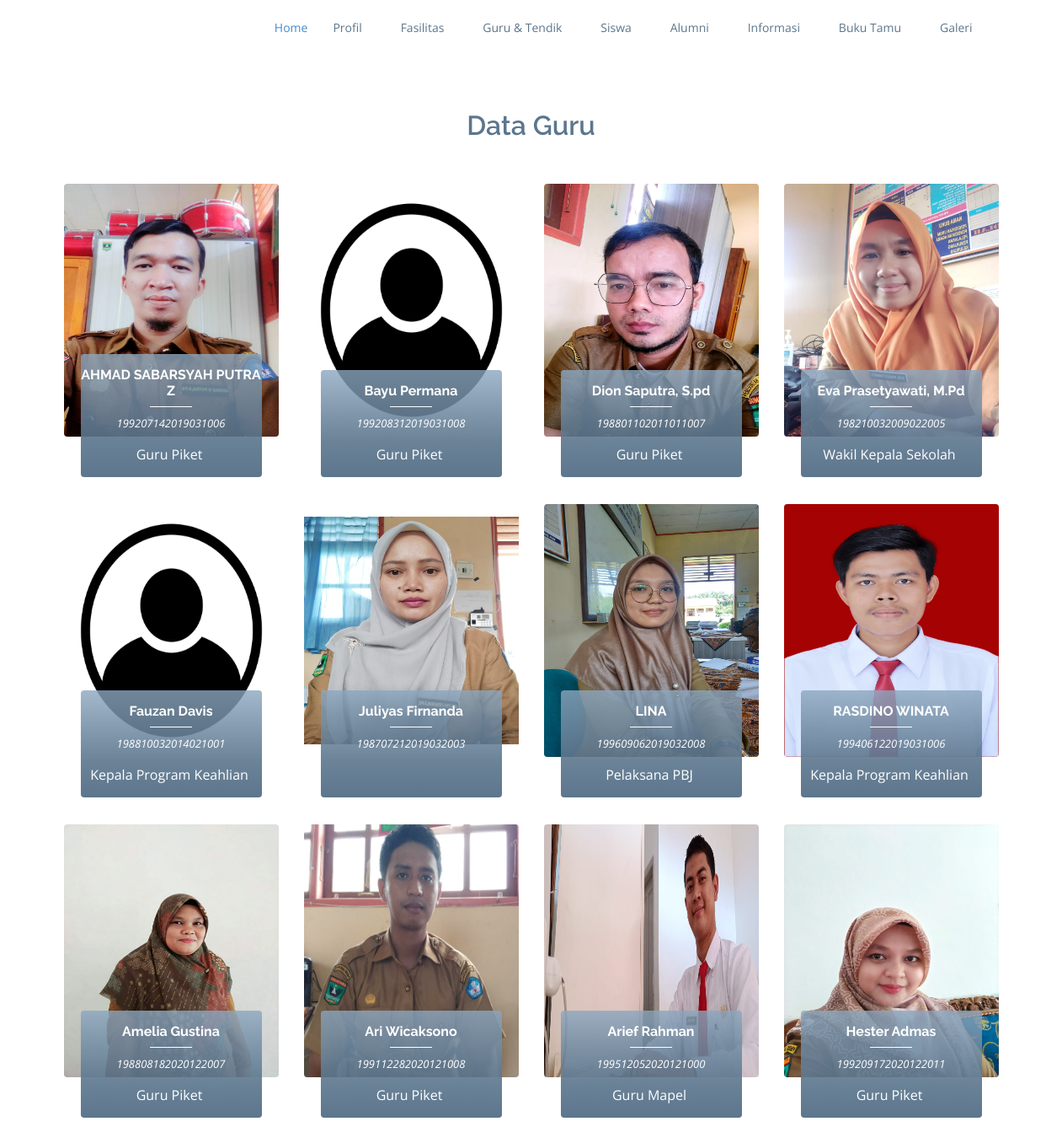
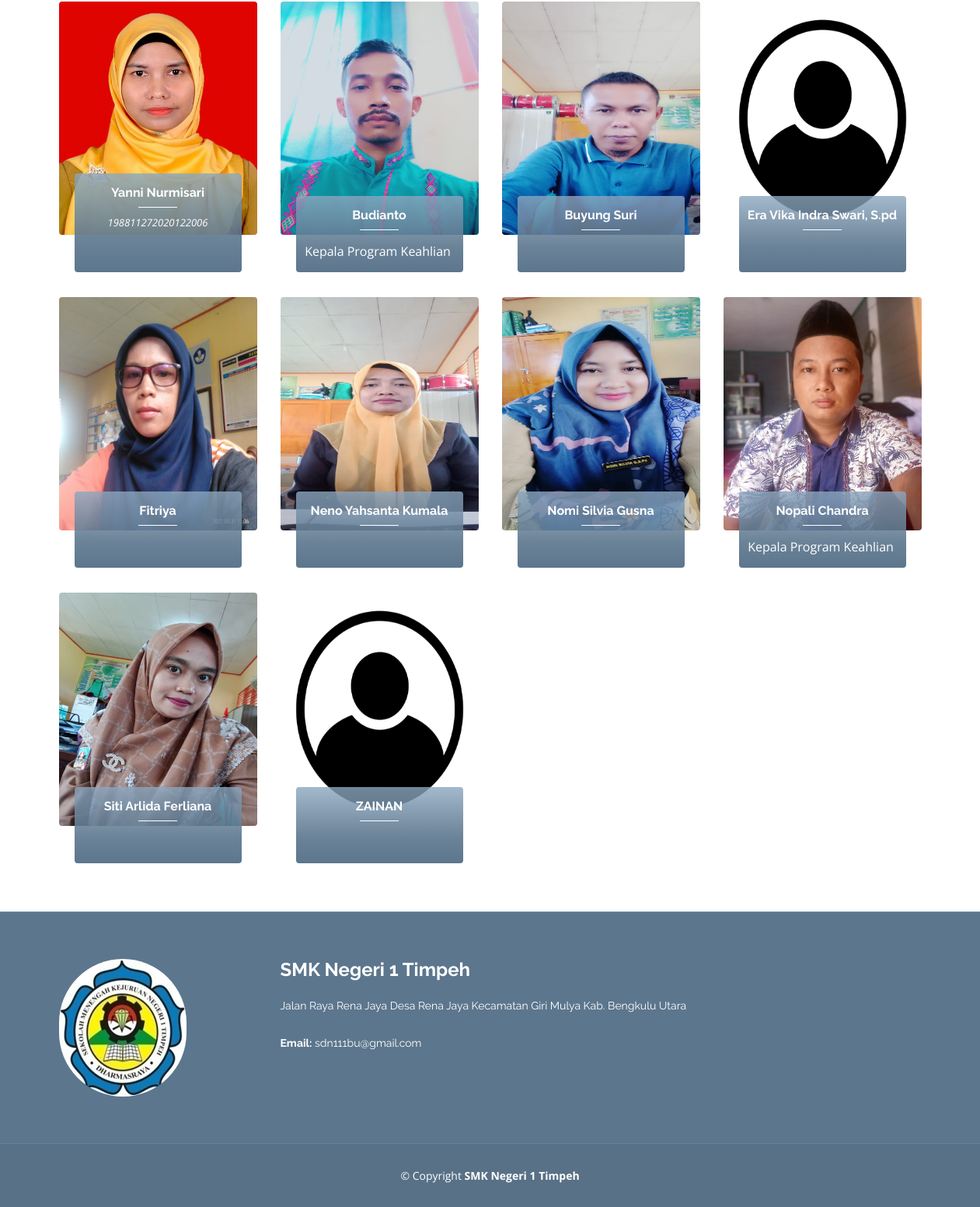
Screenshot of /?page=guru with the database file from the repository (2 pictures, top to bottom).
### tables this page shows
CREATE TABLE IF NOT EXISTS `tb_guru` (
  `id_guru` int(11) NOT NULL AUTO_INCREMENT,
  `nip` varchar(50) NOT NULL,
  `nama_guru` varchar(50) NOT NULL,
  `foto` varchar(255) NOT NULL,
  `tgl_lahir` date NOT NULL,
  `tempat_lahir` varchar(50) NOT NULL,
  `jk` varchar(50) NOT NULL,
  `nohp` varchar(50) NOT NULL,
  `email` varchar(128) NOT NULL,
  `jabatan` varchar(50) NOT NULL,
  `golongan` varchar(50) NOT NULL,
  `nuptk` varchar(50) NOT NULL,
  PRIMARY KEY (`id_guru`)
);

CREATE TABLE IF NOT EXISTS `tb_sekolah` (
  `id_sekolah` int(11) NOT NULL AUTO_INCREMENT,
  `nama_sekolah` varchar(50) NOT NULL,
  `visi` longtext NOT NULL,
  `misi` longtext NOT NULL,
  `sejarah_sekolah` longtext NOT NULL,
  `kata_sambutan` longtext NOT NULL,
  `foto_logo` varchar(255) NOT NULL,
  `foto_struktur` varchar(255) NOT NULL,
  `peta_sekolah` varchar(255) NOT NULL,
  `lokasi_sekolah` varchar(255) NOT NULL,
  `foto_utama` varchar(255) NOT NULL,
  PRIMARY KEY (`id_sekolah`)
);

### data/guru/hal_guru.php (the view)
<section id="guru" class="team">
    <div class="container">
        <div class="section-title">
            <h2>Data Guru</h2>
        </div>
        <div class="row">
            <?php
            $sql = mysqli_query($koneksi, "SELECT * FROM tb_guru");
            foreach ($sql as $d) { ?>
                <a href="?page=guru&act=detail&id=<?= $d['id_guru'] ?>">
                    <div class="col-xl-3 col-lg-4 col-md-6" data-aos="fade-up">
                        <div class="member">
                            <div class="pic">
                                <?php
                                if ($d['foto'] == '') {
                                ?>
                                    <img src="assets/sumber/img/guru/user.png" class="img-fluid" style="width:300px;height:300px;" alt="">
                                <?php
                                } else {
                                ?>
                                    <img src="assets/sumber/img/guru/<?= $d['foto'] ?>" class="img-fluid" style="width:300px;height:300px;" alt="">
                                <?php
                                }
                                ?>
                            </div>
                            <div class="member-info">
                                <h4><?= $d['nama_guru'] ?></h4>
                                <span> <?= $d['nip'] ?></span>
                                <div class="social">
                                    <a href=""> <?= $d['jabatan'] ?><i class=""></i></a>
                                </div>
                            </div>
                        </div>
                    </div>
                </a>
            <?php } ?>
        </div>
    </div>
</section>

### index.php (shortened to what this page needs)
<?php
include 'config/koneksi.php';
$oke = mysqli_query($koneksi, "SELECT * FROM tb_sekolah");
$oke1 = mysqli_fetch_array($oke);
?>
<!DOCTYPE html>
<html lang="en">
<head>
  <link href="assets/assets1/vendor/bootstrap/css/bootstrap.min.css" rel="stylesheet">
  <link href="assets/assets1/vendor/icofont/icofont.min.css" rel="stylesheet">
  <link href="assets/assets1/vendor/boxicons/css/boxicons.min.css" rel="stylesheet">
  <link href="assets/assets1/vendor/animate.css/animate.min.css" rel="stylesheet">
  <link href="assets/assets1/vendor/venobox/venobox.css" rel="stylesheet">
  <link href="assets/assets1/vendor/owl.carousel/assets/owl.carousel.min.css" rel="stylesheet">
  <link href="assets/assets1/vendor/aos/aos.css" rel="stylesheet">
  <link href="assets/assets1/css/style.css" rel="stylesheet">
  <link href="assets/assets2/vendor/datatables/dataTables.bootstrap4.min.css" rel="stylesheet">
</head>
<body>
  <header id="header">
    <div class="container">
      <nav class="nav-menu float-right d-none d-lg-block">
        <ul>
          <li class="active"><a href="index.php">Home</a></li>
          <li class="drop-down"><a href="">Profil</a>
          </li>
          <li class="drop-down"><a href="">Fasilitas</a>
          </li>
          <li class="drop-down"><a href="">Guru & Tendik</a>
          </li>
          <li class="drop-down"><a href="">Siswa</a>
          </li>
          <li class="drop-down"><a href="">Alumni</a>
          </li>
          <li class="drop-down"><a href="">Informasi</a>
          </li>
          <li class="drop-down"><a href="">Buku Tamu</a>
          </li>
          <li class="drop-down"><a href="">Galeri</a>
          </li>
        </ul>
      </nav>
    </div>
  </header>
  <main id="main">
    <?php
    $page = @$_GET['page'];
    $act = @$_GET['act'];
    if ($page == 'guru') {
      if ($act == '') {
        include 'data/guru/hal_guru.php';
      } elseif ($act == 'detail') {
        include 'data/guru/detail_guru.php';
      }
    } elseif ($page == 'tendik') {
      if ($act == '') {
        include 'data/tendik/hal_tendik.php';
      } elseif ($act == 'detail') {
        include 'data/tendik/detail_tendik.php';
      }
    } elseif ($page == 'galery') {
      if ($act == '') {
        include 'data/gallery/hal_gallery.php';
      } elseif ($act == 'video') {
        include 'data/gallery/hal_galleryvideo.php';
      }
    } elseif ($page == 'bukutamu') {
      if ($act == '') {
        include 'data/buku tamu/add_bukutamu.php';
      } elseif ($act == 'hal') {
        include 'data/buku tamu/hal_bukutamu.php';
      }
    } elseif ($page == 'siswa') {
      if ($act == '') {
        include 'data/siswa/hal_siswa.php';
      } elseif ($act == 'list') {
        include 'data/siswa/detail_siswa.php';
      }
    } elseif ($page == 'alumni') {
      if ($act == '') {
        include 'data/alumni/hal_alumni.php';
      } elseif ($act == 'list') {
        include 'data/alumni/detail_alumni.php';
      }
    } elseif ($page == 'programkeahlian') {
      if ($act == '') {
        include 'data/programkeahlian/hal_programkeahlian.php';
      } elseif ($act == 'detail') {
        include 'data/programkeahlian/detail_programkeahlian.php';
      }
    } elseif ($page == 'ekstrakurikuler') {
      if ($act == '') {
        include 'data/ekstrakurikuler/hal_ekstrakurikuler.php';
      }
    } elseif ($page == 'prestasi') {
      if ($act == '') {
        include 'data/prestasi/hal_prestasi.php';
      } elseif ($act == 'detail') {
        include 'data/prestasi/detail_prestasi.php';
      }
    } elseif ($page == 'login') {
      if ($act == '') {
        include 'login.php';
      }
    } elseif ($page == '') {
      include 'home.php';
    } else {
      echo "<b>404!</b> Tidak ada halaman !";
    }
    ?>
  </main>
  <footer id="footer">
    <div class="footer-top">
      <div class="container">
        <div class="row">
          <div class="col-lg-3 col-md-6 footer-info">
            <img src="assets/sumber/img/app/<?= $oke1['foto_logo'] ?>" alt="" class="rounded-pill">
          </div>
          <div class="col-lg-8 col-md-6 footer-info">
            <h3><?= $oke1['nama_sekolah'] ?></h3>
            <p>
              Jalan Raya Rena Jaya Desa Rena Jaya Kecamatan Giri Mulya Kab. Bengkulu Utara<br>
              <br>
              <strong>Email:</strong> sdn111bu@gmail.com<br>
            </p>
          </div>
        </div>
      </div>
    </div>
    <div class="container">
      <div class="copyright">
        &copy; Copyright <strong><span><?= $oke1['nama_sekolah'] ?></span></strong>
      </div>
    </div>
  </footer>
</body>
</html>

### assets/assets1/css/style.css (style rules this page uses)
body { font-family: "Open Sans", sans-serif; color: #444; }
a { color: #428bca; }
h1, h2, h3, h4, h5, h6, .font-primary { font-family: "Raleway", sans-serif; }
#header { height: 70px; transition: all 0.5s; transition: all 0.5s; padding: 10px 0; background: #fff; z-index: 997; }
.nav-menu, .nav-menu * { margin: 0; padding: 0; list-style: none; }
.nav-menu > ul > li { position: relative; white-space: nowrap; float: left; }
.nav-menu a { display: block; position: relative; color: #5c768d; padding: 12px 15px; transition: 0.3s; font-size: 14px; font-family: "Open Sans", sans-serif; }
.nav-menu a:hover, .nav-menu .active > a, .nav-menu li:hover > a { color: #428bca; text-decoration: none; }
.nav-menu .drop-down > a:after { content: "\ea99"; font-family: IcoFont; padding-left: 5px; }
.mobile-nav { position: fixed; top: 0; bottom: 0; z-index: 9999; overflow-y: auto; left: -260px; width: 260px; padding-top: 18px; background: #1f3548; transition: 0.4s; }
.mobile-nav * { margin: 0; padding: 0; list-style: none; }
.mobile-nav a { display: block; position: relative; color: #e3f0fc; padding: 10px 20px; font-weight: 500; }
.mobile-nav a:hover, .mobile-nav .active > a, .mobile-nav li:hover > a { color: #9eccf4; text-decoration: none; }
.mobile-nav .drop-down > a:after { content: "\ea99"; font-family: IcoFont; padding-left: 10px; position: absolute; right: 15px; }
.mobile-nav .drop-down > a { padding-right: 35px; }
section { padding: 60px 0; }
.section-title { text-align: center; padding-bottom: 30px; }
.section-title h2 { font-size: 32px; font-weight: 600; margin-bottom: 20px; padding-bottom: 0; color: #5c768d; }
.team { background: #fff; padding: 60px 0 30px 0; }
.team .member { text-align: center; margin-bottom: 80px; position: relative; }
.team .member .pic { border-radius: 4px; overflow: hidden; }
.team .member img { transition: all ease-in-out 0.4s; }
.team .member .member-info { position: absolute; bottom: -48px; left: 20px; right: 20px; background: linear-gradient( 360deg, #5c768d 0%, rgba(92, 118, 141, 0.9) 35%, rgba(140, 167, 191, 0.8) 100% ); padding: 15px 0; border-radius: 4px; }
.team .member h4 { font-weight: 700; margin-bottom: 10px; font-size: 16px; color: #fff; position: relative; padding-bottom: 10px; }
.team .member h4::after { content: ""; position: absolute; display: block; width: 50px; height: 1px; background: #fff; bottom: 0; left: calc(50% - 25px); }
.team .member span { font-style: italic; display: block; font-size: 13px; color: #fff; }
.team .member .social { margin-top: 15px; }
.team .member .social a { transition: color 0.3s; color: #fff; }
#footer { background: #587187; padding: 0 0 30px 0; color: #fff; font-size: 14px; }
#footer .footer-top { background: #5c768d; border-top: 1px solid #768fa6; border-bottom: 1px solid #67839c; padding: 60px 0 30px 0; }
#footer .footer-top .footer-info { margin-bottom: 30px; }
#footer .footer-top .footer-info h3 { font-size: 24px; margin: 0 0 20px 0; padding: 2px 0 2px 0; line-height: 1; font-weight: 700; }
#footer .footer-top .footer-info p { font-size: 14px; line-height: 24px; margin-bottom: 0; font-family: "Raleway", sans-serif; color: #fff; }
#footer .copyright { text-align: center; padding-top: 30px; }

### rows the page displays
tb_guru: foto (picture), nama_guru "AHMAD SABARSYAH PUTRA Z", nip "199207142019031006", jabatan "Guru Piket"
tb_guru: nama_guru "Bayu Permana", nip "199208312019031008", jabatan "Guru Piket"
tb_guru: foto (picture), nama_guru "Dion Saputra, S.pd", nip "198801102011011007", jabatan "Guru Piket"
tb_guru: foto (picture), nama_guru "Eva Prasetyawati, M.Pd", nip "198210032009022005", jabatan "Wakil Kepala Sekolah"
tb_guru: nama_guru "Fauzan Davis", nip "198810032014021001", jabatan "Kepala Program Keahlian"
tb_guru: foto (picture), nama_guru "Juliyas Firnanda", nip "198707212019032003"
tb_guru: foto (picture), nama_guru "LINA", nip "199609062019032008", jabatan "Pelaksana PBJ"
tb_guru: foto (picture), nama_guru "RASDINO WINATA", nip "199406122019031006", jabatan "Kepala Program Keahlian"
tb_guru: foto (picture), nama_guru "Amelia Gustina", nip "198808182020122007", jabatan "Guru Piket"
tb_guru: foto (picture), nama_guru "Ari Wicaksono", nip "199112282020121008", jabatan "Guru Piket"
tb_guru: foto (picture), nama_guru "Arief Rahman", nip "199512052020121000", jabatan "Guru Mapel"
tb_guru: foto (picture), nama_guru "Hester Admas", nip "199209172020122011", jabatan "Guru Piket"
tb_guru: foto (picture), nama_guru "Yanni Nurmisari", nip "198811272020122006"
tb_guru: foto (picture), nama_guru "Budianto", jabatan "Kepala Program Keahlian"
tb_guru: foto (picture), nama_guru "Buyung Suri"
tb_guru: nama_guru "Era Vika Indra Swari, S.pd"
tb_guru: foto (picture), nama_guru "Fitriya"
tb_guru: foto (picture), nama_guru "Neno Yahsanta Kumala"
tb_guru: foto (picture), nama_guru "Nomi Silvia Gusna"
tb_guru: foto (picture), nama_guru "Nopali Chandra", jabatan "Kepala Program Keahlian"
tb_guru: foto (picture), nama_guru "Siti Arlida Ferliana"
tb_guru: nama_guru "ZAINAN"
tb_sekolah: foto_logo (picture), nama_sekolah "SMK Negeri 1 Timpeh"
